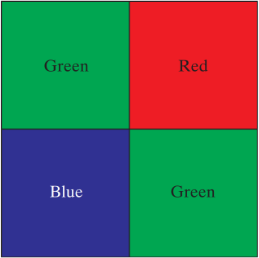
%> input picture teschannel.png, 259 x 258 px
$ octave testnomor1.m   (GNU Octave 9; MATLAB toolbox functions it lacks are replaced by stand-ins)
%> lines starting %> are read from the running program, lines starting %| are printed output that depends on the picture
% RGB KE HSI

clear all;
close all;
clc;
warning off;

%% import citra
filename='teschannel.png';
img = imread(filename);
%> img is the input picture: size 258x259x3 uint8; mean R, G, B 73.4, 102.9, 87.4
imshow (img);
title ('Gambar asli');
img=im2double(img);
%> img: size 258x259x3 double
R=img(:,:,1);
G=img(:,:,2);
B=img(:,:,3);

%% konversi warna

%menghitung nilai Hue
N=(R-G)+(R-B);
D=2*(sqrt((R-G).^2 + (R-B).*(G-B)));
delta=acos(N./(D+eps));
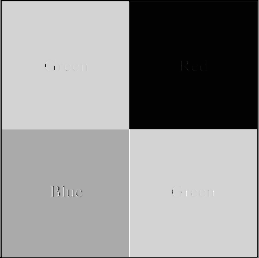
%> delta: size 258x259 double; min 1.06e-07, max 3.14, mean 1.81; drawn with min black and max white
H=delta;
H(B>G)=2*pi-H(B>G);
H=H/(2*pi)

%menghitung nilai S
N=min(min(R,B),G);
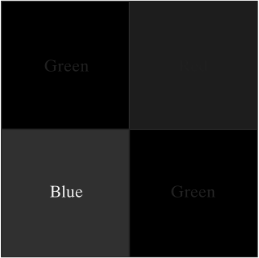
%> N: size 258x259 double; min 0, max 0.992, mean 0.0916
D=(R+B+G);
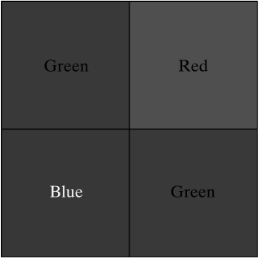
%> D: size 258x259 double; min 0.388, max 2.98, mean 1.03; drawn with min black and max white
D(D==0)=eps;
S=1-3.*N./D;
H(S==0)=0;
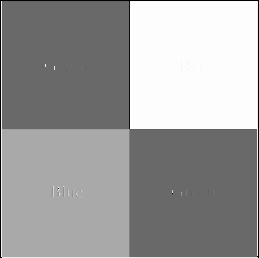
%> H: size 258x259 double; min 0, max 0.997, mean 0.617

% menghitung nilai I yang menyatakan intensitas
I=(R+B+G)/3;
citra=cat(3,H,S,I);
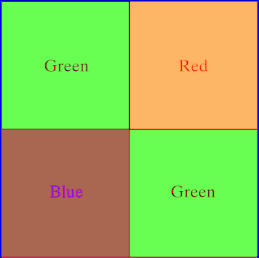
%> citra: size 258x259x3 double; mean R, G, B 0.617, 0.751, 0.345

figure, imshow(citra);
title ('citra dalam HSI');

figure, imshow(H);
title ('nilai komponen H');

figure, imshow(S);
title ('nilai komponen S');

figure, imshow(I);
title ('nilai komponen I');

%% smoothing dengan gaussian filtering pada channel saturasi

filter = fspecial ('gaussian', [125 125],1);

H= imfilter(H,filter);
S= imfilter(S,filter);
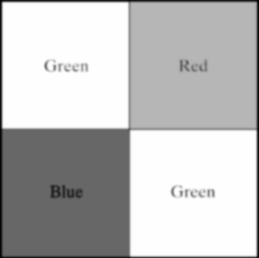
%> S: size 258x259 double; min 0.00645, max 1, mean 0.75
I= imfilter(I,filter);
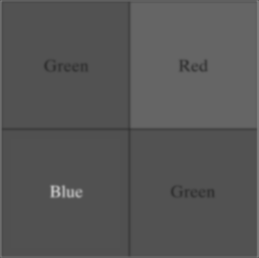
%> I: size 258x259 double; min 0.198, max 0.739, mean 0.34

cat(3, H,S,I);

figure, imshow (H);
title ('Hasil Gaussian Filter Channel H');

figure, imshow (S);
title ('Hasil Gaussian Filter Channel S');

figure, imshow (I);
title ('Hasil Gaussian Filter Channel I');


%% end
